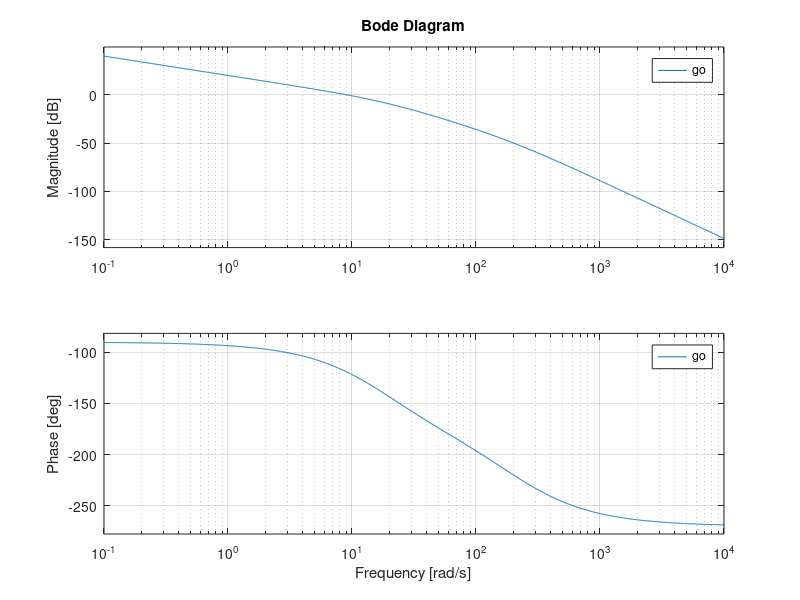
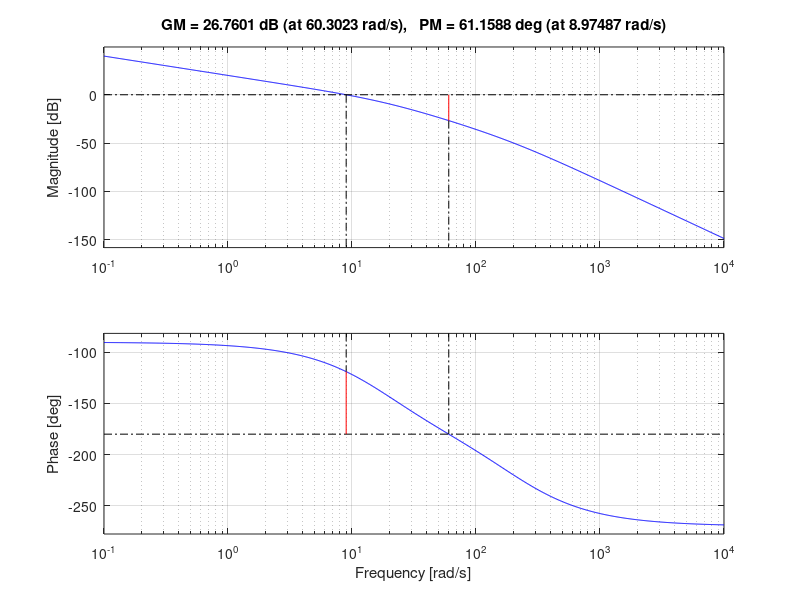
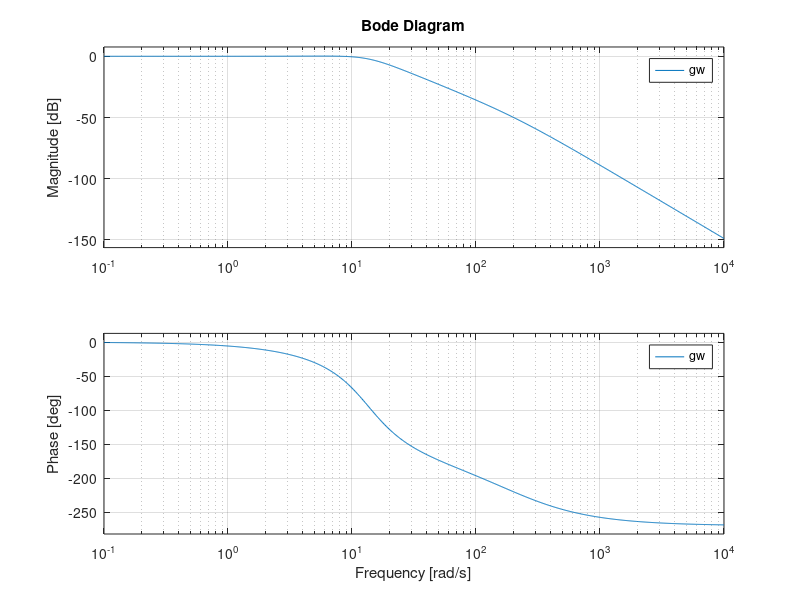
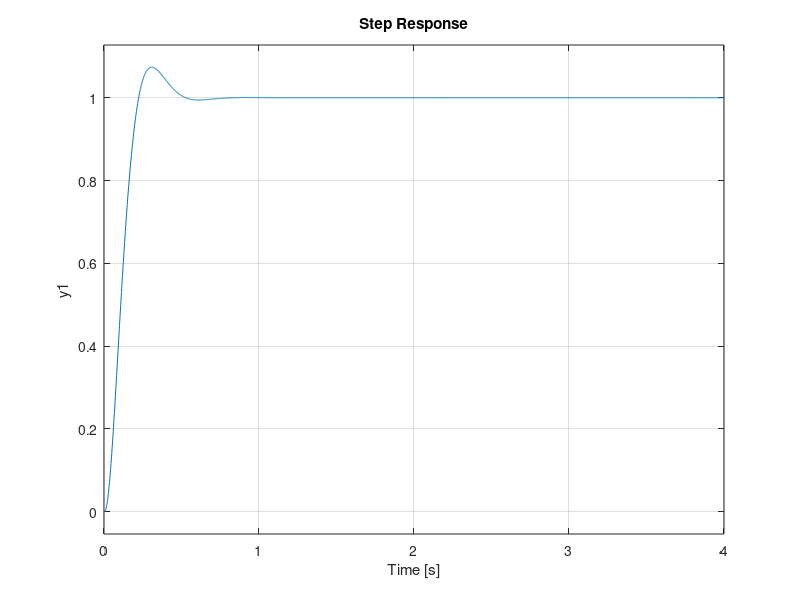

Here is the MATLAB script that generated these plots, in order:
s=tf('s');

gpi=5.75*(1+.53*s)/s;
gs1=.24;
gs2=30/(1+.005*s);
gs3=.242/(1+.53*s);
gs4=1/(1+.055*s);

gs=gs1*gs2*gs3*gs4;

go=gpi*gs;


%?berpr?fung des OFFENEN Regelkreises zur ermittlung des Phasenrandes und
%der Durchtrittsfrequenz
figure(); %ohne zahl in klammern ?ffnet diese Anweisung immer ein neues Fenster
bode(go); %Erzeugung des Bodediagramms
grid on;

figure();
margin(go); %margin liefert direkt den Phasen und Amplitudenrand in der Grafik
grid on;

figure();
gw=feedback(go,1); %feedback(Vorw?rts?bertragungsfunktion([?blicherweise =go],R?ckw?rts?bertragungsfunktion[?blicherweise=1])
bode(gw);
grid on;

figure();
step(gw); %erzeugt Sprungantwort
grid on;
